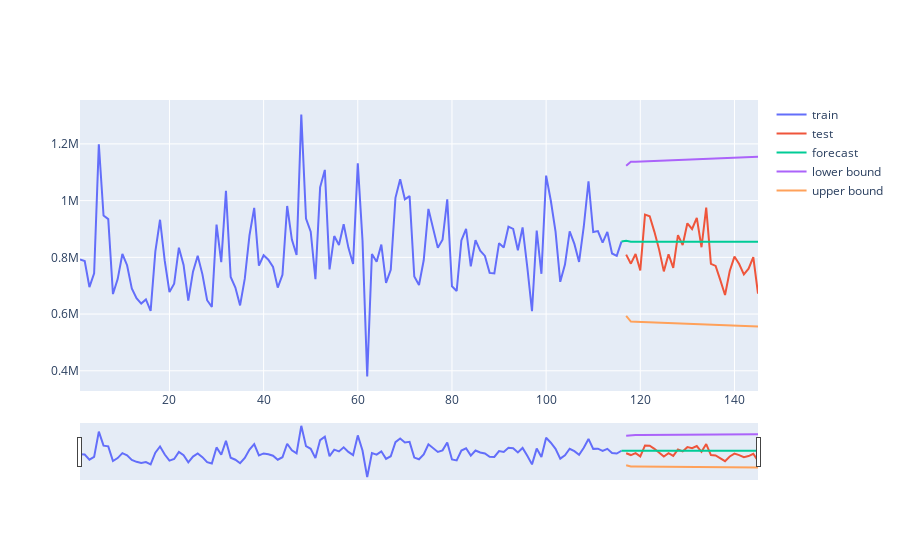

Source (notebook cell):
### Code cell
# Visualisasi
fig = go.Figure(go.Scatter(name = 'train',x=train['week'], y=train['num_orders']))
fig.add_trace(go.Scatter(name = 'test',x=test['week'], y=test['num_orders']))
fig.add_trace(go.Scatter(name = 'forecast',x=train_result['week'], y=train_result['num_orders']))
fig.add_trace(go.Scatter(name = 'lower bound',x=train_result_f['week'], y=train_result_f['lower']))
fig.add_trace(go.Scatter(name = 'upper bound',x=train_result_f['week'], y=train_result_f['upper']))
fig.update_xaxes(rangeslider_visible=True)
fig.show()
